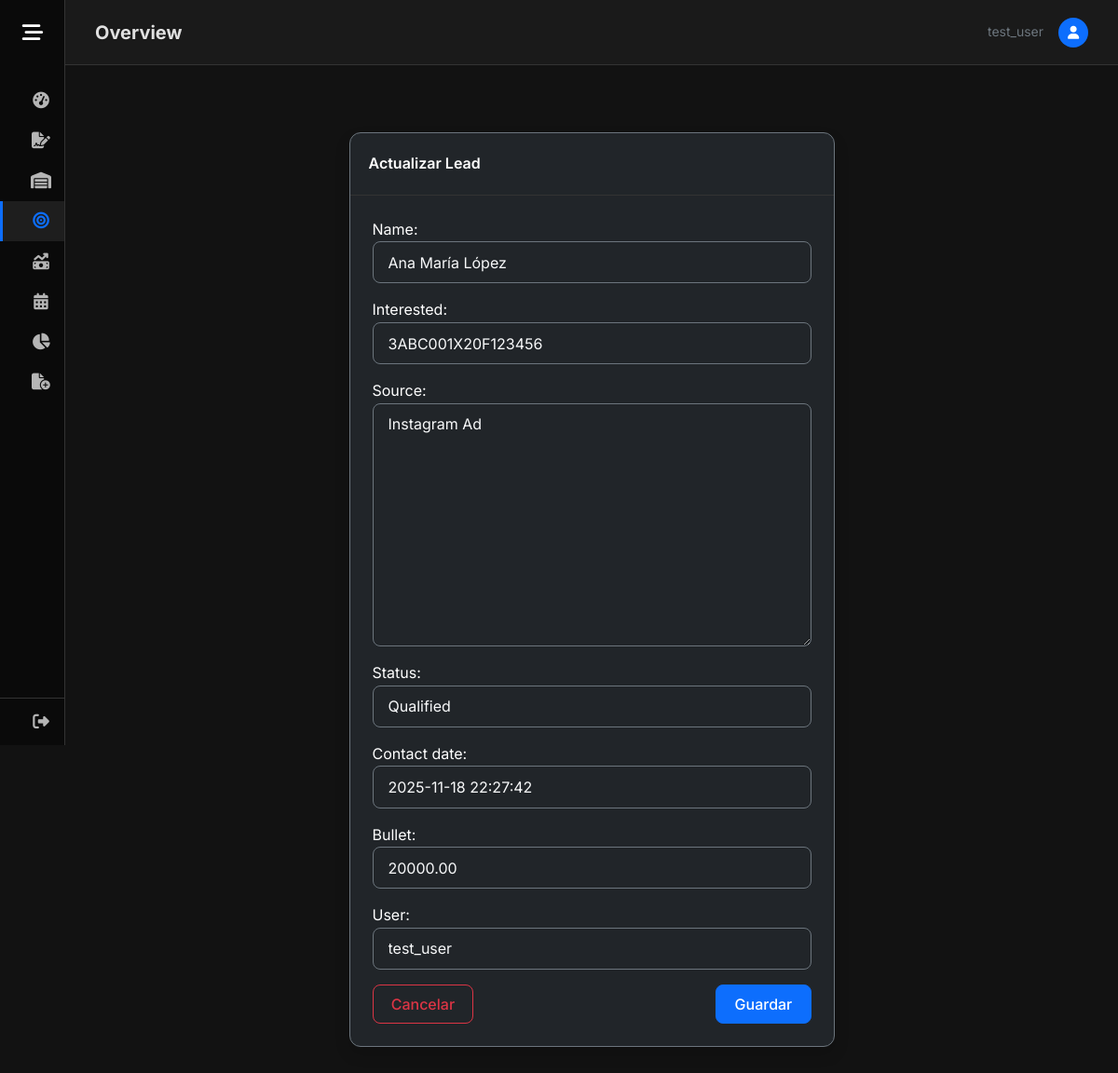
Screenshot of /leads_update/1 (signed in) with the database file from the repository.
### GDMFX/models.py (models this page shows, shortened)
class Leads(models.Model):
    name = models.CharField(max_length=150)
    interested = models.ForeignKey(Vehicles, on_delete=models.SET_NULL, null=True, blank=True)
    source = models.CharField(max_length=150)
    LEAD_STATUS_CHOICES = [
        ('Interested', 'Interested'),
        ('Contacted', 'Contacted'),
        ('Qualified', 'Qualified'),
    ]
    status = models.CharField(max_length=20, choices=LEAD_STATUS_CHOICES, default='Interested')
    user = models.ForeignKey(User, on_delete=models.SET_NULL, null=True, blank=True)
    contact_date = models.DateTimeField(null=True, blank=True)
    bullet = models.DecimalField(max_digits=12, decimal_places=2, null=True, blank=True)

### GDMFX/views.py (the view, shortened to what this page needs)
# urls.py: path('leads_update/<int:id_lead>', views.update_lead, name='update_lead'),
@login_required
def update_lead(request, id_lead):
    lead = get_object_or_404(Leads, pk=id_lead, user=request.user)
    if request.method == 'GET':
        form = LeadsForm(instance=lead)
        form.fields['user'].queryset = User.objects.filter(pk = request.user.pk)
        form.fields['user'].initial = request.user
        return render(request, 'update_lead.html', {'form': form})

### GDMFX/forms.py
class LeadsForm(ModelForm):
    class Meta:
        model = Leads
        fields = ['name', 'interested', 'source', 'status', 'contact_date', 'bullet', 'user']
        widgets = {
            'name': forms.TextInput(attrs={'class': 'form-control bg-dark border-secondary text-light', 'PlaceHolder': 'Lead Name'}),
            'source': forms.Textarea(attrs={'class': 'form-control bg-dark border-secondary text-light', 'PlaceHolder': 'How you find about us...'}),
            'contact_date': forms.DateTimeInput(attrs={'class': 'form-control bg-dark border-secondary text-light datetimepicker', 'placeholder': 'Select Date & Time'}),
            'bullet': forms.NumberInput(attrs={'class': 'form-control bg-dark border-secondary text-light', 'placeholder': 'Bullet'}),
            'interested': forms.Select(attrs={'class': 'form-control bg-dark border-secondary text-light'}),
            'status': forms.Select(attrs={'class': 'form-control bg-dark border-secondary text-light'}),
            'user': forms.Select(attrs={'class': 'form-control bg-dark border-secondary text-light'})
        }

### GDMFX/models.py (called while the page is built)
    def __str__(self) -> str:
        return self.vin

### GDMFX/templates/update_lead.html (shortened to what this page needs)
{% extends 'base.html' %}
{% block content %}
<div class="container mt-3">
    <div class="card shadow border-secondary bg-dark text-white" style="width: 50%; margin: 0 auto;">
        <div class="card-header">Actualizar Lead</div>
        <div class="card-body">
            <form method="post">
                {{ form.as_p }}
                <div class="d-flex justify-content-between">
                    <a href="{% url 'leads' %}" class="btn btn-outline-danger">Cancelar</a>
                    <button type="submit" class="btn btn-primary">Guardar</button>
                </div>
            </form>
        </div>
    </div>
</div>
{% endblock %}

### GDMFX/templates/base.html (shortened to what this page needs)
<!DOCTYPE html>
<html lang="en">
<head>
    {% load static %}
    <link href="https://cdn.jsdelivr.net/npm/bootstrap@5.3.3/dist/css/bootstrap.min.css" rel="stylesheet">
    <link rel="stylesheet" href="{% static 'css/base.css' %}?v=7">
    <link rel="stylesheet" href="https://cdnjs.cloudflare.com/ajax/libs/font-awesome/6.4.0/css/all.min.css">
    <link rel="stylesheet" href="https://cdn.jsdelivr.net/npm/flatpickr/dist/flatpickr.min.css">
    <link rel="stylesheet" type="text/css" href="https://npmcdn.com/flatpickr/dist/themes/dark.css">
</head>
<body class="{% if user.is_authenticated %}dashboard-body{% endif %}">
    {% if user.is_authenticated %}
    <div class="wrapper">
        <aside id="sidebar">
            <div class="sidebar-header d-flex align-items-center">
                <button id="toggle-btn" type="button" aria-label="Toggle Sidebar">
                    <i class="fa-solid fa-bars-staggered"></i>
                </button>
            </div>
            <ul class="sidebar-nav">
                <li class="sidebar-item">
                    <a href="{% url 'dashboard' %}"
                        class="sidebar-link {% if request.resolver_match.url_name == 'dashboard' %}active{% endif %}">
                        <i class="fa-solid fa-gauge-high"></i>
                    </a>
                </li>
                <li class="sidebar-item">
                    <a href="{% url 'contract' %}"
                        class="sidebar-link {% if 'contract' in request.path %}active{% endif %}">
                        <i class="fa-solid fa-file-signature"></i>
                    </a>
                </li>
                <li class="sidebar-item">
                    <a href="{% url 'inventory' %}"
                        class="sidebar-link {% if 'inventory' in request.path %}active{% endif %}">
                        <i class="fa-solid fa-warehouse"></i>
                    </a>
                </li>
                <li class="sidebar-item">
                    <a href="{% url 'leads' %}" class="sidebar-link {% if 'leads' in request.path %}active{% endif %}">
                        <i class="fa-solid fa-bullseye"></i>
                    </a>
                </li>
                <li class="sidebar-item">
                    <a href="{% url 'sales' %}" class="sidebar-link {% if 'sales' in request.path %}active{% endif %}">
                        <i class="fa-solid fa-money-bill-trend-up"></i>
                    </a>
                </li>
                <li class="sidebar-item">
                    <a href="{% url 'meets' %}" class="sidebar-link {% if 'meets' in request.path %}active{% endif %}">
                        <i class="fa-solid fa-calendar-days"></i>
                    </a>
                </li>
                <li class="sidebar-item">
                    <a href="{% url 'reports' %}" class="sidebar-link">
                        <i class="fa-solid fa-chart-pie"></i>
                    </a>
                </li>
                <li class="sidebar-item">
                    <a href="#" id="newEntryToggle" class="sidebar-link dropdown-toggle collapsed"
                        data-bs-toggle="collapse" data-bs-target="#formsSubmenu">
                        <i class="fa-solid fa-file-circle-plus"></i>
                    </a>
                </li>
            </ul>
            <div class="sidebar-footer">
                <a href="{% url 'logout' %}" class="sidebar-link logout-link">
                    <i class="fa-solid fa-right-from-bracket"></i>
                </a>
            </div>
        </aside>
        <main class="main">
            <nav class="navbar navbar-top mb-4">
                <div class="container-fluid px-0">
                    <h2 class="h5 mb-0 fw-bold">{% block page_title %}Overview{% endblock %}</h2>
                    <div class="ms-auto d-flex align-items-center">
                        <span class="text-secondary small me-3 d-none d-md-inline">{{ user.username }}</span>
                        <div class="bg-primary rounded-circle"
                            style="width: 32px; height: 32px; display: flex; align-items: center; justify-content: center;">
                            <i class="fa-solid fa-user text-white small"></i>
                        </div>
                    </div>
                </div>
            </nav>
            <div class="content-container">
                {% block content %}{% endblock %}
            </div>
        </main>
    </div>
    {% else %}
    <div class="auth-container">
        {% block auth_content %}
        {% endblock %}
    </div>
    {% endif %}
</body>
</html>

### static/css/base.css (style rules this page uses)
:root { --main-bg: #121212; --secondary-bg: #1a1a1a; --card-bg: #1e1e1e; --text-main: #e0e0e0; --text-muted: #a0a0a0; --text-light: #ffffff; --primary-color: #0d6efd; --primary-hover: #0b5ed7; --danger-color: #dc3545; --success-color: #198754; --warning-color: #ffc107; --sidebar-bg: #0a0a0a; --sidebar-link-hover: #1e1e1e; --sidebar-width-collapsed: 70px; --sidebar-width-expanded: 260px; --transition-speed: 0.25s; --box-shadow-card: 0 4px 6px rgba(0, 0, 0, 0.3); --box-shadow-hover: 0 10px 15px rgba(0, 0, 0, 0.4); --border-color: #333333; }
body { background-color: var(--main-bg); color: var(--text-main); font-family: 'Inter', sans-serif; margin: 0; overflow-x: hidden; line-height: 1.6; }
a { text-decoration: none; transition: 0.3s; color: var(--primary-color); }
h1, h2, h3, h4, h5, h6 { color: var(--text-light); font-weight: 600; }
.card { background-color: var(--card-bg); border: 1px solid var(--border-color); border-radius: 12px; box-shadow: var(--box-shadow-card); transition: transform 0.2s, box-shadow 0.2s; color: var(--text-main); }
.card-header { background-color: transparent; border-bottom: 1px solid var(--border-color); padding: 1.25rem; font-weight: 600; }
.card-body { padding: 1.5rem; }
.form-control, .form-select { background-color: #2d2d2d; border: 1px solid #404040; color: var(--text-light); border-radius: 8px; padding: 0.6rem 1rem; }
.form-control::placeholder { color: #888; }
.btn { border-radius: 8px; padding: 0.5rem 1.2rem; font-weight: 500; transition: all 0.2s; }
.btn-primary { background-color: var(--primary-color); border-color: var(--primary-color); }
#sidebar { width: var(--sidebar-width-collapsed); min-width: var(--sidebar-width-collapsed); z-index: 1050; transition: all var(--transition-speed) cubic-bezier(0.4, 0, 0.2, 1); display: flex; flex-direction: column; background-color: var(--sidebar-bg); position: fixed; top: 0; bottom: 0; height: 100vh; left: 0; border-right: 1px solid var(--border-color); }
.sidebar-header { padding: 1.2rem 0; height: 70px; display: flex; align-items: center; justify-content: flex-start; }
#toggle-btn { background: transparent; cursor: pointer; border: 0; min-width: var(--sidebar-width-collapsed); width: var(--sidebar-width-collapsed); text-align: center; color: var(--text-light); display: flex; align-items: center; justify-content: center; height: 100%; }
#toggle-btn i { font-size: 1.4rem; color: var(--text-light); }
.sidebar-nav { padding: 1rem 0; flex: 1 1 auto; list-style: none; overflow-y: auto; overflow-x: hidden; }
#sidebar:not(.expand) .sidebar-nav { overflow: visible; }
.sidebar-link { padding: 0.8rem 1.625rem; color: #b5b5b5; display: flex; align-items: center; font-size: 0.95rem; white-space: nowrap; border-left: 3px solid transparent; text-decoration: none; }
.sidebar-link i { font-size: 1.1rem; min-width: 30px; margin-right: 10px; text-align: center; }
.sidebar-link:hover, .sidebar-link.active { color: #fff; background-color: var(--sidebar-link-hover); border-left-color: var(--primary-color); text-decoration: none; }
.sidebar-link.active i { color: var(--primary-color); }
#sidebar:not(.expand) .sidebar-link.dropdown-toggle::after { display: none !important; }
#sidebar:not(.expand) .sidebar-item { position: relative; }
.sidebar-footer { border-top: 1px solid var(--border-color); padding: 0; }
.logout-link { padding: 1rem 1.625rem; }
.main { margin-left: var(--sidebar-width-collapsed); transition: margin-left var(--transition-speed) cubic-bezier(0.4, 0, 0.2, 1); width: auto; min-height: 100vh; padding: 0; background-color: var(--main-bg); }
.navbar-top { height: 70px; background-color: var(--secondary-bg); border-bottom: 1px solid var(--border-color); padding: 0 2rem; display: flex; align-items: center; }
.content-container { padding: 2rem; }

### rows the page displays
Leads: name "Ana María López", interested "3ABC001X20F123456", source "Instagram Ad", status "Qualified", contact_date "2025-11-18 22:27:42", bullet "20000.00", user "test_user"

### other values shown
{{ user.username }} "test_user"
